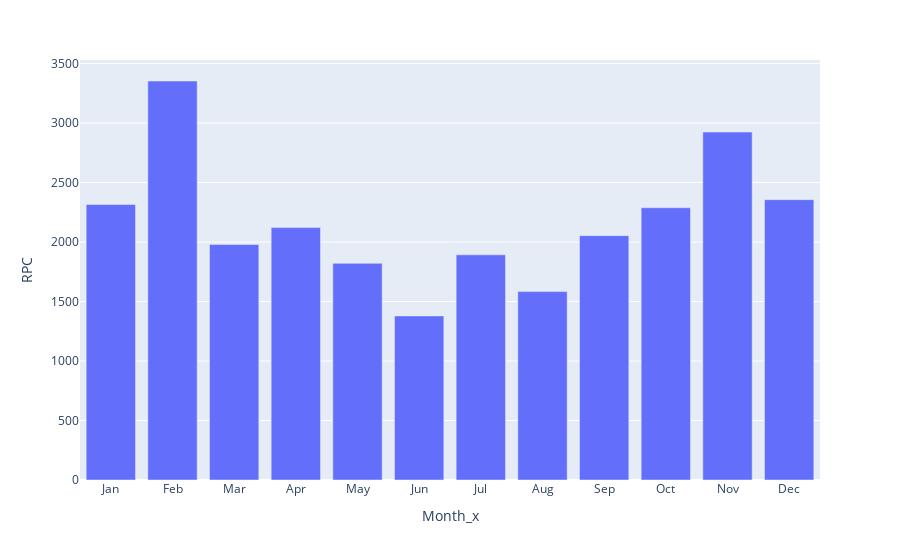

The cell this chart's notebook holds for it:
### Markdown cell above
**What can we conclude from this data?** : Our RCR values are between 78% and 91%. This is a **good sign**, most of our customers are back to buy again at our store. This could indicate that they are **satisfied** with product that sold in our store, or our services. Although most of our customer left us at April'23, we may conduct further research to this phenomena so that we can prevent same tragedy to happen in the future

### Code cell
#Revenue per Customer
RPC_PER_MONTH = CUSTOMER_DF.groupby('Month_x').agg(
    {'Invoice' :'sum',
    'CustomerID' :'nunique'}).reset_index()

RPC_PER_MONTH.rename(columns = {
    'Invoice1' : 'Revenue',
    'CustomerID': 'Total Customer (per Month)'
})
RPC_PER_MONTH['Month_x'] = pd.Categorical(RPC_PER_MONTH['Month_x'], categories =  month_order, ordered = True)
RPC_PER_MONTH = RPC_PER_MONTH.sort_values(by = 'Month_x')

RPC_PER_MONTH['RPC'] = RPC_PER_MONTH['Invoice'] / RPC_PER_MONTH['CustomerID']
RPC_PER_MONTH['RPC'] = RPC_PER_MONTH['RPC'].round(2)

RPC_PER_MONTH

fig = px.bar(RPC_PER_MONTH, x = 'Month_x', y = 'RPC')
fig.show()

### Figure 1 — Plotly figure (JSON) as saved in the notebook; plotly's stock layout.template omitted (floating-point values rounded to 4 significant figures)
{"data": [{"alignmentgroup": "True", "hovertemplate": "Month_x=%{x}<br>RPC=%{y}<extra></extra>", "legendgroup": "", "marker": {"color": "#636efa", "pattern": {"shape": ""}}, "name": "", "offsetgroup": "", "orientation": "v", "showlegend": false, "textposition": "auto", "type": "bar", "x": ["Jan", "Feb", "Mar", "Apr", "May", "Jun", "Jul", "Aug", "Sep", "Oct", "Nov", "Dec"], "xaxis": "x", "y": [2316.0, 3354.0, 1979.0, 2121.0, 1821.0, 1379.0, 1892.0, 1583.0, 2054.0, 2288.0, 2925.0, 2356.0], "yaxis": "y"}], "layout": {"barmode": "relative", "legend": {"tracegroupgap": 0}, "margin": {"t": 60}, "xaxis": {"anchor": "y", "domain": [0, 1], "title": {"text": "Month_x"}}, "yaxis": {"anchor": "x", "domain": [0, 1], "title": {"text": "RPC"}}}}
